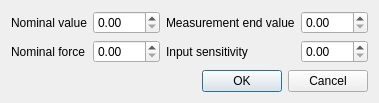
<?xml version="1.0" encoding="UTF-8"?>
<ui version="4.0">
 <class>ScaleFactor</class>
 <widget class="QDialog" name="ScaleFactor">
  <property name="geometry">
   <rect>
    <x>0</x>
    <y>0</y>
    <width>379</width>
    <height>103</height>
   </rect>
  </property>
  <property name="windowTitle">
   <string>Dialog</string>
  </property>
  <layout class="QGridLayout" name="gridLayout_2">
   <item row="0" column="0">
    <layout class="QGridLayout" name="gridLayout">
     <item row="0" column="0">
      <widget class="QLabel" name="nominalLabel">
       <property name="text">
        <string>Nominal value</string>
       </property>
      </widget>
     </item>
     <item row="0" column="2">
      <widget class="QLabel" name="endValueLabel">
       <property name="text">
        <string>Measurement end value</string>
       </property>
      </widget>
     </item>
     <item row="1" column="0">
      <widget class="QLabel" name="nominalForceLabel">
       <property name="text">
        <string>Nominal force</string>
       </property>
      </widget>
     </item>
     <item row="1" column="2">
      <widget class="QLabel" name="InputSensitivityLabel">
       <property name="text">
        <string>Input sensitivity</string>
       </property>
      </widget>
     </item>
     <item row="0" column="1">
      <widget class="QDoubleSpinBox" name="nominalValueSpinBox"/>
     </item>
     <item row="0" column="3">
      <widget class="QDoubleSpinBox" name="endValueSpinBox"/>
     </item>
     <item row="1" column="1">
      <widget class="QDoubleSpinBox" name="nominalForceSpinBox"/>
     </item>
     <item row="1" column="3">
      <widget class="QDoubleSpinBox" name="InputSensitivitySpinBox"/>
     </item>
    </layout>
   </item>
   <item row="2" column="0">
    <widget class="QDialogButtonBox" name="scaleFactorButtonBox">
     <property name="orientation">
      <enum>Qt::Horizontal</enum>
     </property>
     <property name="standardButtons">
      <set>QDialogButtonBox::Cancel|QDialogButtonBox::Ok</set>
     </property>
    </widget>
   </item>
   <item row="1" column="0">
    <spacer name="verticalSpacer">
     <property name="orientation">
      <enum>Qt::Vertical</enum>
     </property>
     <property name="sizeHint" stdset="0">
      <size>
       <width>20</width>
       <height>40</height>
      </size>
     </property>
    </spacer>
   </item>
  </layout>
 </widget>
 <resources/>
 <connections>
  <connection>
   <sender>scaleFactorButtonBox</sender>
   <signal>accepted()</signal>
   <receiver>ScaleFactor</receiver>
   <slot>accept()</slot>
   <hints>
    <hint type="sourcelabel">
     <x>248</x>
     <y>254</y>
    </hint>
    <hint type="destinationlabel">
     <x>157</x>
     <y>274</y>
    </hint>
   </hints>
  </connection>
  <connection>
   <sender>scaleFactorButtonBox</sender>
   <signal>rejected()</signal>
   <receiver>ScaleFactor</receiver>
   <slot>reject()</slot>
   <hints>
    <hint type="sourcelabel">
     <x>316</x>
     <y>260</y>
    </hint>
    <hint type="destinationlabel">
     <x>286</x>
     <y>274</y>
    </hint>
   </hints>
  </connection>
 </connections>
</ui>
